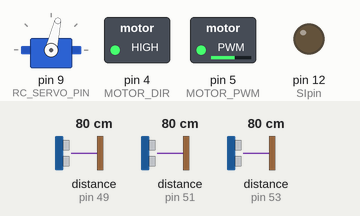
A sketch run on a simulated Arduino Uno, built with avr-gcc and run on an emulated ATmega328P. Shown: servo, switched loads named in the sketch (green lamp = pin HIGH), output pins drawn as LEDs (lit = HIGH). Inputs (shaded band) come from the test bench; at power-on: distance to the obstacle (sensors on pin 49, pin 53, pin 51) 80 cm. The echo pulse lasts 58.3 µs per cm.

Above: at 1.2 s.
1.3 s: distance to the obstacle (sensor on pin 49) set to 2 cm
At 2.3 s:
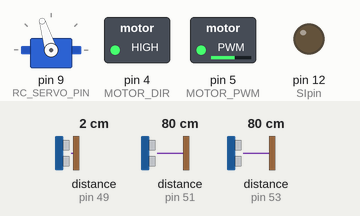
2.8 s: distance to the obstacle (sensor on pin 53) set to 146 cm
4.3 s: distance to the obstacle (sensor on pin 53) set to 156 cm
At 5.2 s:
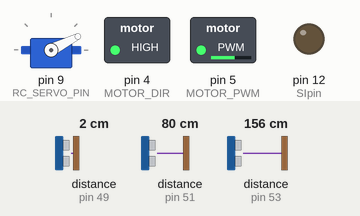
5.8 s: distance to the obstacle (sensor on pin 53) set to 2 cm
At 6.2 s:
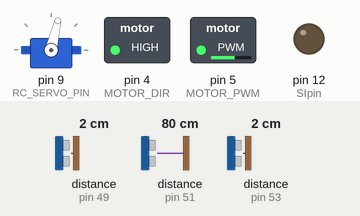
7.3 s: distance to the obstacle (sensor on pin 53) set to 4 cm
At 8.7 s:
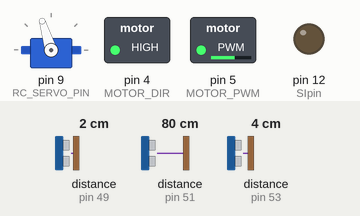
Timing chart, 0 to 9.8 s (numbered marks = the images above; inputs shaded):
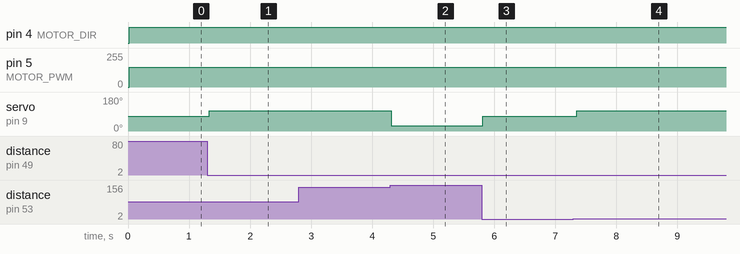

Measured:
- the behaviour switches between 150 and 151 cm on distance to the obstacle (sensor on pin 53) (found by bisection; images 1 and 2)
- after the input at 1.3 s, servo on pin 9 (RC_SERVO_PIN): 77° → 107° at once
- after the input at 2.8 s, every drawn part: stays the same
- after the input at 4.3 s, servo on pin 9 (RC_SERVO_PIN): 107° → 27° at once
- after the input at 5.8 s, servo on pin 9 (RC_SERVO_PIN): 27° → 77° at once
- after the input at 7.3 s, servo on pin 9 (RC_SERVO_PIN): 77° → 107° after 0.05 s

The sketch:

wall_following.ino
```cpp
#include <NewPing.h>

#define SONAR_NUM 3      // Number of sensors.
#define MAX_DISTANCE 150 // Maximum distance (in cm) to ping.

#define AOpin  A0
#define SIpin  12
#define CLKpin 13

#define NPIXELS 128  // No. of pixels in array

float UltrasonicSensorData[SONAR_NUM];

NewPing sonar[SONAR_NUM] =
{   // Sensor object array.
  NewPing(48, 49, MAX_DISTANCE), // Each sensor's trigger pin, echo pin, and max distance to ping.
  NewPing(50, 51, MAX_DISTANCE),
  NewPing(52, 53, MAX_DISTANCE)
};

byte Pixel[NPIXELS]; // Field for measured values <0-255>

int LineSensor_Data[NPIXELS];           // line sensor data(original)
int LineSensor_Data_Adaption[NPIXELS];  // line sensor data(modified)
int MAX_LineSensor_Data[NPIXELS];       // Max value of sensor
int MIN_LineSensor_Data[NPIXELS];       // Min value of sensor
int flag_line_adapation;          // flag to check line sensor adpation

#define FASTADC 1
// defines for setting and clearing register bits
#define cbi(sfr, bit) (_SFR_BYTE(sfr) &= ~_BV(bit))
#define sbi(sfr, bit) (_SFR_BYTE(sfr) |= _BV(bit))

////////////// DC Motor Control ///////////////
#define MOTOR_DIR 4
#define MOTOR_PWM 5

int Motor_Speed=0;
#define NORMAL_SPEED 100
#define SLOW_SPEED 70

void motor_control(int direction, int speed)
{
  digitalWrite(MOTOR_DIR, direction);
  analogWrite(MOTOR_PWM, speed);
}
////////////// DC Motor Control ///////////////

////////////// Steering Servo Control ///////////////
#include <Servo.h>
#define RC_SERVO_PIN 9
#define NEURAL_ANGLE 77
#define LEFT_STEER_ANGLE -50
#define RIGHT_STEER_ANGLE 30

Servo Steeringservo;
int Steering_Angle = NEURAL_ANGLE;

void steering_control(int steer_angle)
{
  if(steer_angle>=RIGHT_STEER_ANGLE) steer_angle = RIGHT_STEER_ANGLE;
  if(steer_angle<=LEFT_STEER_ANGLE) steer_angle = LEFT_STEER_ANGLE;
  Steeringservo.write(NEURAL_ANGLE + steer_angle);
}
////////////// Steering Servo Control ///////////////

#define threshold_value 60

void read_ultrasonic_sensor(void)
{
  UltrasonicSensorData[0] = sonar[0].ping_cm();
  UltrasonicSensorData[1] = sonar[1].ping_cm();
  UltrasonicSensorData[2] = sonar[2].ping_cm();
}

void threshold(void)
{
  int i;
  for (i = 0; i < NPIXELS; i++)
  {
    if((byte)Pixel[i] >= threshold_value)
    {
      LineSensor_Data_Adaption[i] = 255;
    }
    else
    {
      LineSensor_Data_Adaption[i] = 0;
    }
  }
}

int steer_data = 0;
int steering_by_camera(void)
{
  int i;
  long sum = 0;
  long x_sum = 0;

  for(i=0; i<NPIXELS; i++)
  {
    sum += LineSensor_Data_Adaption[i];
    x_sum += LineSensor_Data_Adaption[i]* i;
  }
  steer_data = (x_sum/sum) - NPIXELS/2 - 2;
  //steering_control(steer_data*1.3);

  Serial.println(steer_data);

  return steer_data;
}

void line_adaptation(void)
{
  int i;
  for (i = 0; i < NPIXELS; i++)
  {
    if (LineSensor_Data[i] >= MAX_LineSensor_Data[i])  MAX_LineSensor_Data[i] = LineSensor_Data[i];
    if (LineSensor_Data[i] <= MIN_LineSensor_Data[i])  MIN_LineSensor_Data[i] = LineSensor_Data[i];
  }
}
void read_line_sensor(void)
{
  int i;

  delayMicroseconds (1);  /* Integration time in microseconds */
  delay(10);              /* Integration time in miliseconds  */

  digitalWrite (CLKpin, LOW);
  digitalWrite (SIpin, HIGH);
  digitalWrite (CLKpin, HIGH);
  digitalWrite (SIpin, LOW);

  delayMicroseconds (1);

  for (i = 0; i < NPIXELS; i++) {
    Pixel[i] = analogRead (AOpin) / 4 ; // 8-bit is enough
    digitalWrite (CLKpin, LOW);
    delayMicroseconds (1);
    digitalWrite (CLKpin, HIGH);
  }

  for (i = 0; i < NPIXELS; i++)
  {
    LineSensor_Data_Adaption[i] = map(Pixel[i], MIN_LineSensor_Data[i], MAX_LineSensor_Data[i], 0, 256);
  }
}


void line_tracer()
{
  int re;
  re=steering_by_camera();
  motor_control(1, 150);

  if(re <= 2 && re >= -2)
  {
    steering_control(0);
  }
  else if(re > 2)
  {
    steering_control(RIGHT_STEER_ANGLE);
  }
  else if(re < 2)
  {
    steering_control(LEFT_STEER_ANGLE);
  }
}

void wall_following()
{
  motor_control(1, 150);

  if(UltrasonicSensorData[2] < UltrasonicSensorData[0])
  {
    steering_control(LEFT_STEER_ANGLE); //좌회전
  }
  else if(UltrasonicSensorData[2] > UltrasonicSensorData[0])
  {
    steering_control(RIGHT_STEER_ANGLE); //우회전
  }
  else
  {
    steering_control(0);
  }
}

void setup()
{
  // put your setup code here, to run once:
  int i;

  for (i = 0; i < NPIXELS; i++)
  {
    LineSensor_Data[i] = 0;
    LineSensor_Data_Adaption[i] = 0;
    MAX_LineSensor_Data[i] = 1023; //0;
    MIN_LineSensor_Data[i] = 0; //1023;
  }

  pinMode(SIpin, OUTPUT);
  pinMode(CLKpin, OUTPUT);

  digitalWrite(SIpin, LOW);   // IDLE state
  digitalWrite(CLKpin, LOW);  // IDLE state

#if FASTADC
  sbi(ADCSRA, ADPS2);
  cbi(ADCSRA, ADPS1);
  cbi(ADCSRA, ADPS0);
#endif

  flag_line_adapation = 0;

  Steeringservo.attach(RC_SERVO_PIN);
  Steeringservo.write(NEURAL_ANGLE);
  pinMode(MOTOR_DIR, OUTPUT);
  pinMode(MOTOR_PWM, OUTPUT);

  Serial.begin(115200);
}

void loop()
{
  read_ultrasonic_sensor();
  wall_following();

  delay(50);
}
```
